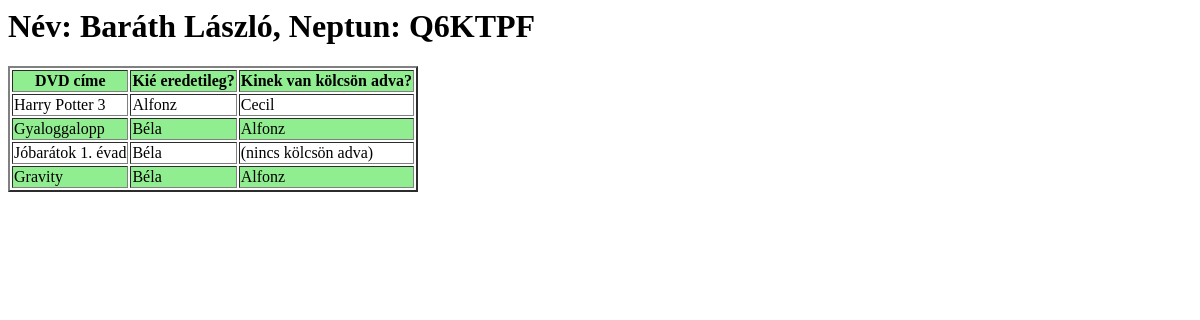
Screenshot of /ZH/src/zh.php with the database file from the repository.
### tables this page shows
create table DVD (
	id integer auto_increment primary key,
    cim varchar(50) not null,  
    tulajdonos integer not null,
    foreign key (tulajdonos) references ember(id)
);

create table ember (
	id integer auto_increment primary key,
    nev varchar(50) not null unique
);

### ZH/src/zh.php (the view)
<head>
    <link rel="stylesheet" href="styles.css">
</head>
<h1>Név: Baráth László, Neptun: Q6KTPF</h1>
<?php
$db = new mysqli($_ENV['db_host'], $_ENV['db_user'], $_ENV['db_password'], $_ENV['db_db']);
function make_table($data, array $headings, array $keys) {
    echo '<table border=2>';
    echo '<tr>';
    foreach ($headings as $h)
        echo "<th>$h</th>";
    echo '</tr>';
    foreach ($data as $row) {
        echo '<tr>';
        foreach ($keys as $k) {
            $v = $row[$k];
            echo "<td>$v</td>";
        }
        echo '</tr>';
    }
    echo '</table>';
}
if (array_key_exists('nev', $_GET)) {
    $q = $db->prepare('select d.cim cim, t.nev tulaj, ifnull(k.nev, \'(nincs kölcsön adva)\') kolcsonzo from DVD d inner join ember t on t.id = d.tulajdonos left join kolcsonzes kt on kt.dvd_id = d.id left join ember k on kt.kolcsonzo_id = k.id where k.nev = ?;');
    $q->bind_param('s', $_GET['nev']);
    $q->execute();
    make_table($q->get_result(), ['DVD', 'Tulajdonos'], ['cim', 'tulaj']);
} else {
    $data = $db->query('select d.cim cim, t.nev tulaj, ifnull(k.nev, \'(nincs kölcsön adva)\') kolcsonzo from DVD d inner join ember t on t.id = d.tulajdonos left join kolcsonzes kt on kt.dvd_id = d.id left join ember k on kt.kolcsonzo_id = k.id;');
    make_table($data, ['DVD címe', 'Kié eredetileg?', 'Kinek van kölcsön adva?'], ['cim', 'tulaj', 'kolcsonzo']);
}
?>

### ZH/src/styles.css (style rules this page uses)
table tr:nth-child(odd) { background-color: lightgreen; }

### rows the page displays
dvd: cim "Harry Potter 3", tulajdonos.nev "Alfonz", v "Cecil"
dvd: cim "Gyaloggalopp", tulajdonos.nev "Béla", v "Alfonz"
dvd: cim "Jóbarátok 1. évad", tulajdonos.nev "Béla", v "(nincs kölcsön adva)"
dvd: cim "Gravity", tulajdonos.nev "Béla", v "Alfonz"

### other values shown
$h "DVD címe"
$h "Kié eredetileg?"
$h "Kinek van kölcsön adva?"
